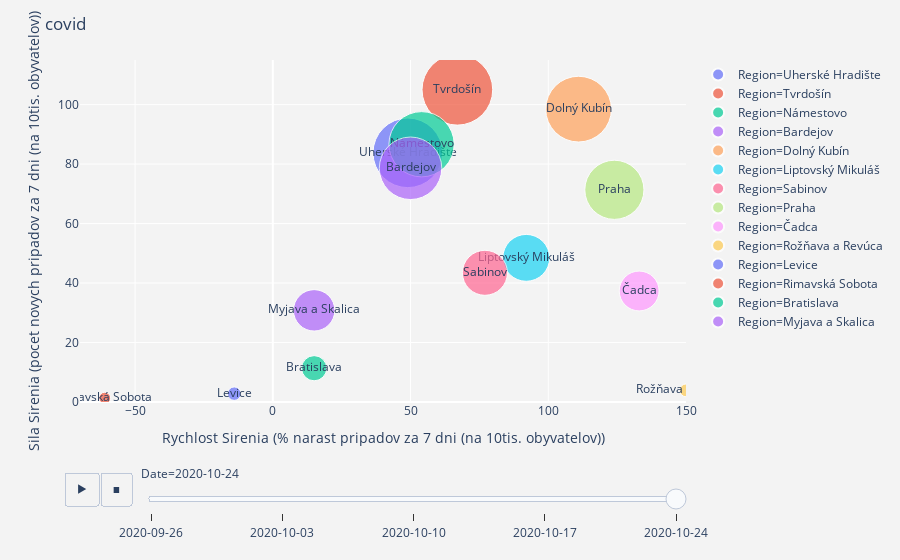

Here is the notebook cell this chart was saved with:
### Code cell
fig = px.scatter(data,x='Rychlost_sirenia_%', y='Sila_sirenia',text='Region', animation_frame='Date',
                 animation_group='Region',size='Aktivni_celkom', 
                 color='Region',
                 hover_name='Region', log_x=False, 
                 size_max=50, range_x=[-70,150], range_y=[0,115]
                )

fig.update_traces(mode='markers', marker=dict(sizemode='area',))
fig.update_layout(
    title='covid',
    xaxis=dict(
        title='Rychlost Sirenia (% narast pripadov za 7 dni (na 10tis. obyvatelov))',
        gridcolor='white',
#         type='log',
        gridwidth=1,
    ),
    yaxis=dict(
        title='Sila Sirenia (pocet novych pripadov za 7 dni (na 10tis. obyvatelov))',
        gridcolor='white',
        gridwidth=1,
    ),
    paper_bgcolor='rgb(243, 243, 243)',
    plot_bgcolor='rgb(243, 243, 243)',
)
fig.layout.updatemenus[0].buttons[0].args[1]['frame']['duration'] = 700
fig.show()

### Figure 1 — Plotly figure (JSON) as saved in the notebook; plotly's stock layout.template omitted (floating-point values rounded to 4 significant figures)
{"data": [{"hoverlabel": {"namelength": 0}, "hovertemplate": "<b>%{hovertext}</b><br><br>Region=%{text}<br>Date=2020-10-24<br>Rychlost_sirenia_%=%{x}<br>Sila_sirenia=%{y}<br>Aktivni_celkom=%{marker.size}", "hovertext": ["Uherské Hradište"], "ids": ["Uherské Hradište"], "legendgroup": "Region=Uherské Hradište", "marker": {"color": "#636efa", "size": [162.6], "sizemode": "area", "sizeref": 0.06711, "symbol": "circle"}, "mode": "markers+text", "name": "Region=Uherské Hradište", "showlegend": true, "text": ["Uherské Hradište"], "type": "scatter", "x": [49], "xaxis": "x", "y": [83.79], "yaxis": "y"}, {"hoverlabel": {"namelength": 0}, "hovertemplate": "<b>%{hovertext}</b><br><br>Region=%{text}<br>Date=2020-10-24<br>Rychlost_sirenia_%=%{x}<br>Sila_sirenia=%{y}<br>Aktivni_celkom=%{marker.size}", "hovertext": ["Tvrdošín"], "ids": ["Tvrdošín"], "legendgroup": "Region=Tvrdošín", "marker": {"color": "#EF553B", "size": [167.8], "sizemode": "area", "sizeref": 0.06711, "symbol": "circle"}, "mode": "markers+text", "name": "Region=Tvrdošín", "showlegend": true, "text": ["Tvrdošín"], "type": "scatter", "x": [67], "xaxis": "x", "y": [105], "yaxis": "y"}, {"hoverlabel": {"namelength": 0}, "hovertemplate": "<b>%{hovertext}</b><br><br>Region=%{text}<br>Date=2020-10-24<br>Rychlost_sirenia_%=%{x}<br>Sila_sirenia=%{y}<br>Aktivni_celkom=%{marker.size}", "hovertext": ["Námestovo"], "ids": ["Námestovo"], "legendgroup": "Region=Námestovo", "marker": {"color": "#00cc96", "size": [143.0], "sizemode": "area", "sizeref": 0.06711, "symbol": "circle"}, "mode": "markers+text", "name": "Region=Námestovo", "showlegend": true, "text": ["Námestovo"], "type": "scatter", "x": [54], "xaxis": "x", "y": [86.67], "yaxis": "y"}, {"hoverlabel": {"namelength": 0}, "hovertemplate": "<b>%{hovertext}</b><br><br>Region=%{text}<br>Date=2020-10-24<br>Rychlost_sirenia_%=%{x}<br>Sila_sirenia=%{y}<br>Aktivni_celkom=%{marker.size}", "hovertext": ["Bardejov"], "ids": ["Bardejov"], "legendgroup": "Region=Bardejov", "marker": {"color": "#ab63fa", "size": [131.2], "sizemode": "area", "sizeref": 0.06711, "symbol": "circle"}, "mode": "markers+text", "name": "Region=Bardejov", "showlegend": true, "text": ["Bardejov"], "type": "scatter", "x": [50], "xaxis": "x", "y": [78.59], "yaxis": "y"}, {"hoverlabel": {"namelength": 0}, "hovertemplate": "<b>%{hovertext}</b><br><br>Region=%{text}<br>Date=2020-10-24<br>Rychlost_sirenia_%=%{x}<br>Sila_sirenia=%{y}<br>Aktivni_celkom=%{marker.size}", "hovertext": ["Dolný Kubín"], "ids": ["Dolný Kubín"], "legendgroup": "Region=Dolný Kubín", "marker": {"color": "#FFA15A", "size": [145.1], "sizemode": "area", "sizeref": 0.06711, "symbol": "circle"}, "mode": "markers+text", "name": "Region=Dolný Kubín", "showlegend": true, "text": ["Dolný Kubín"], "type": "scatter", "x": [111.0], "xaxis": "x", "y": [98.48], "yaxis": "y"}, {"hoverlabel": {"namelength": 0}, "hovertemplate": "<b>%{hovertext}</b><br><br>Region=%{text}<br>Date=2020-10-24<br>Rychlost_sirenia_%=%{x}<br>Sila_sirenia=%{y}<br>Aktivni_celkom=%{marker.size}", "hovertext": ["Liptovský Mikuláš"], "ids": ["Liptovský Mikuláš"], "legendgroup": "Region=Liptovský Mikuláš", "marker": {"color": "#19d3f3", "size": [73.75], "sizemode": "area", "sizeref": 0.06711, "symbol": "circle"}, "mode": "markers+text", "name": "Region=Liptovský Mikuláš", "showlegend": true, "text": ["Liptovský Mikuláš"], "type": "scatter", "x": [92], "xaxis": "x", "y": [48.47], "yaxis": "y"}, {"hoverlabel": {"namelength": 0}, "hovertemplate": "<b>%{hovertext}</b><br><br>Region=%{text}<br>Date=2020-10-24<br>Rychlost_sirenia_%=%{x}<br>Sila_sirenia=%{y}<br>Aktivni_celkom=%{marker.size}", "hovertext": ["Sabinov"], "ids": ["Sabinov"], "legendgroup": "Region=Sabinov", "marker": {"color": "#FF6692", "size": [68.03], "sizemode": "area", "sizeref": 0.06711, "symbol": "circle"}, "mode": "markers+text", "name": "Region=Sabinov", "showlegend": true, "text": ["Sabinov"], "type": "scatter", "x": [77], "xaxis": "x", "y": [43.44], "yaxis": "y"}, {"hoverlabel": {"namelength": 0}, "hovertemplate": "<b>%{hovertext}</b><br><br>Region=%{text}<br>Date=2020-10-24<br>Rychlost_sirenia_%=%{x}<br>Sila_sirenia=%{y}<br>Aktivni_celkom=%{marker.size}", "hovertext": ["Praha"], "ids": ["Praha"], "legendgroup": "Region=Praha", "marker": {"color": "#B6E880", "size": [117.4], "sizemode": "area", "sizeref": 0.06711, "symbol": "circle"}, "mode": "markers+text", "name": "Region=Praha", "showlegend": true, "text": ["Praha"], "type": "scatter", "x": [124], "xaxis": "x", "y": [71.35], "yaxis": "y"}, {"hoverlabel": {"namelength": 0}, "hovertemplate": "<b>%{hovertext}</b><br><br>Region=%{text}<br>Date=2020-10-24<br>Rychlost_sirenia_%=%{x}<br>Sila_sirenia=%{y}<br>Aktivni_celkom=%{marker.size}", "hovertext": ["Čadca"], "ids": ["Čadca"], "legendgroup": "Region=Čadca", "marker": {"color": "#FF97FF", "size": [53.33], "sizemode": "area", "sizeref": 0.06711, "symbol": "circle"}, "mode": "markers+text", "name": "Region=Čadca", "showlegend": true, "text": ["Čadca"], "type": "scatter", "x": [133], "xaxis": "x", "y": [37.33], "yaxis": "y"}, {"hoverlabel": {"namelength": 0}, "hovertemplate": "<b>%{hovertext}</b><br><br>Region=%{text}<br>Date=2020-10-24<br>Rychlost_sirenia_%=%{x}<br>Sila_sirenia=%{y}<br>Aktivni_celkom=%{marker.size}", "hovertext": ["Rožňava a Revúca"], "ids": ["Rožňava a Revúca"], "legendgroup": "Region=Rožňava a Revúca", "marker": {"color": "#FECB52", "size": [5.49], "sizemode": "area", "sizeref": 0.06711, "symbol": "circle"}, "mode": "markers+text", "name": "Region=Rožňava a Revúca", "showlegend": true, "text": ["Rožňava a Revúca"], "type": "scatter", "x": [150], "xaxis": "x", "y": [3.92], "yaxis": "y"}, {"hoverlabel": {"namelength": 0}, "hovertemplate": "<b>%{hovertext}</b><br><br>Region=%{text}<br>Date=2020-10-24<br>Rychlost_sirenia_%=%{x}<br>Sila_sirenia=%{y}<br>Aktivni_celkom=%{marker.size}", "hovertext": ["Levice"], "ids": ["Levice"], "legendgroup": "Region=Levice", "marker": {"color": "#636efa", "size": [6.06], "sizemode": "area", "sizeref": 0.06711, "symbol": "circle"}, "mode": "markers+text", "name": "Region=Levice", "showlegend": true, "text": ["Levice"], "type": "scatter", "x": [-14.0], "xaxis": "x", "y": [2.81], "yaxis": "y"}, {"hoverlabel": {"namelength": 0}, "hovertemplate": "<b>%{hovertext}</b><br><br>Region=%{text}<br>Date=2020-10-24<br>Rychlost_sirenia_%=%{x}<br>Sila_sirenia=%{y}<br>Aktivni_celkom=%{marker.size}", "hovertext": ["Rimavská Sobota"], "ids": ["Rimavská Sobota"], "legendgroup": "Region=Rimavská Sobota", "marker": {"color": "#EF553B", "size": [4.64], "sizemode": "area", "sizeref": 0.06711, "symbol": "circle"}, "mode": "markers+text", "name": "Region=Rimavská Sobota", "showlegend": true, "text": ["Rimavská Sobota"], "type": "scatter", "x": [-61], "xaxis": "x", "y": [1.31], "yaxis": "y"}, {"hoverlabel": {"namelength": 0}, "hovertemplate": "<b>%{hovertext}</b><br><br>Region=%{text}<br>Date=2020-10-24<br>Rychlost_sirenia_%=%{x}<br>Sila_sirenia=%{y}<br>Aktivni_celkom=%{marker.size}", "hovertext": ["Bratislava"], "ids": ["Bratislava"], "legendgroup": "Region=Bratislava", "marker": {"color": "#00cc96", "size": [21.23], "sizemode": "area", "sizeref": 0.06711, "symbol": "circle"}, "mode": "markers+text", "name": "Region=Bratislava", "showlegend": true, "text": ["Bratislava"], "type": "scatter", "x": [15], "xaxis": "x", "y": [11.36], "yaxis": "y"}, {"hoverlabel": {"namelength": 0}, "hovertemplate": "<b>%{hovertext}</b><br><br>Region=%{text}<br>Date=2020-10-24<br>Rychlost_sirenia_%=%{x}<br>Sila_sirenia=%{y}<br>Aktivni_celkom=%{marker.size}", "hovertext": ["Myjava a Skalica"], "ids": ["Myjava a Skalica"], "legendgroup": "Region=Myjava a Skalica", "marker": {"color": "#ab63fa", "size": [57.53], "sizemode": "area", "sizeref": 0.06711, "symbol": "circle"}, "mode": "markers+text", "name": "Region=Myjava a Skalica", "showlegend": true, "text": ["Myjava a Skalica"], "type": "scatter", "x": [15], "xaxis": "x", "y": [30.82], "yaxis": "y"}], "layout": {"autosize": true, "legend": {"itemsizing": "constant", "tracegroupgap": 0}, "margin": {"t": 60}, "paper_bgcolor": "rgb(243, 243, 243)", "plot_bgcolor": "rgb(243, 243, 243)", "sliders": [{"active": 4, "currentvalue": {"prefix": "Date="}, "len": 0.9, "pad": {"b": 10, "t": 60}, "steps": [{"args": [["2020-09-26"], {"frame": {"duration": 0, "redraw": false}, "fromcurrent": true, "mode": "immediate", "transition": {"duration": 0, "easing": "linear"}}], "label": "2020-09-26", "method": "animate"}, {"args": [["2020-10-03"], {"frame": {"duration": 0, "redraw": false}, "fromcurrent": true, "mode": "immediate", "transition": {"duration": 0, "easing": "linear"}}], "label": "2020-10-03", "method": "animate"}, {"args": [["2020-10-10"], {"frame": {"duration": 0, "redraw": false}, "fromcurrent": true, "mode": "immediate", "transition": {"duration": 0, "easing": "linear"}}], "label": "2020-10-10", "method": "animate"}, {"args": [["2020-10-17"], {"frame": {"duration": 0, "redraw": false}, "fromcurrent": true, "mode": "immediate", "transition": {"duration": 0, "easing": "linear"}}], "label": "2020-10-17", "method": "animate"}, {"args": [["2020-10-24"], {"frame": {"duration": 0, "redraw": false}, "fromcurrent": true, "mode": "immediate", "transition": {"duration": 0, "easing": "linear"}}], "label": "2020-10-24", "method": "animate"}], "x": 0.1, "xanchor": "left", "y": 0, "yanchor": "top"}], "title": {"text": "covid"}, "updatemenus": [{"active": 1, "buttons": [{"args": [null, {"frame": {"duration": 700, "redraw": false}, "fromcurrent": true, "mode": "immediate", "transition": {"duration": 500, "easing": "linear"}}], "label": "&#9654;", "method": "animate"}, {"args": [[null], {"frame": {"duration": 0, "redraw": false}, "fromcurrent": true, "mode": "immediate", "transition": {"duration": 0, "easing": "linear"}}], "label": "&#9724;", "method": "animate"}], "direction": "left", "pad": {"r": 10, "t": 70}, "showactive": false, "type": "buttons", "x": 0.1, "xanchor": "right", "y": 0, "yanchor": "top"}], "xaxis": {"anchor": "y", "domain": [0, 1], "gridcolor": "white", "gridwidth": 1, "range": [-70, 150], "title": {"text": "Rychlost Sirenia (% narast pripadov za 7 dni (na 10tis. obyvatelov))"}, "type": "linear"}, "yaxis": {"anchor": "x", "domain": [0, 1], "gridcolor": "white", "gridwidth": 1, "range": [0, 115], "title": {"text": "Sila Sirenia (pocet novych pripadov za 7 dni (na 10tis. obyvatelov))"}, "type": "linear"}}}
